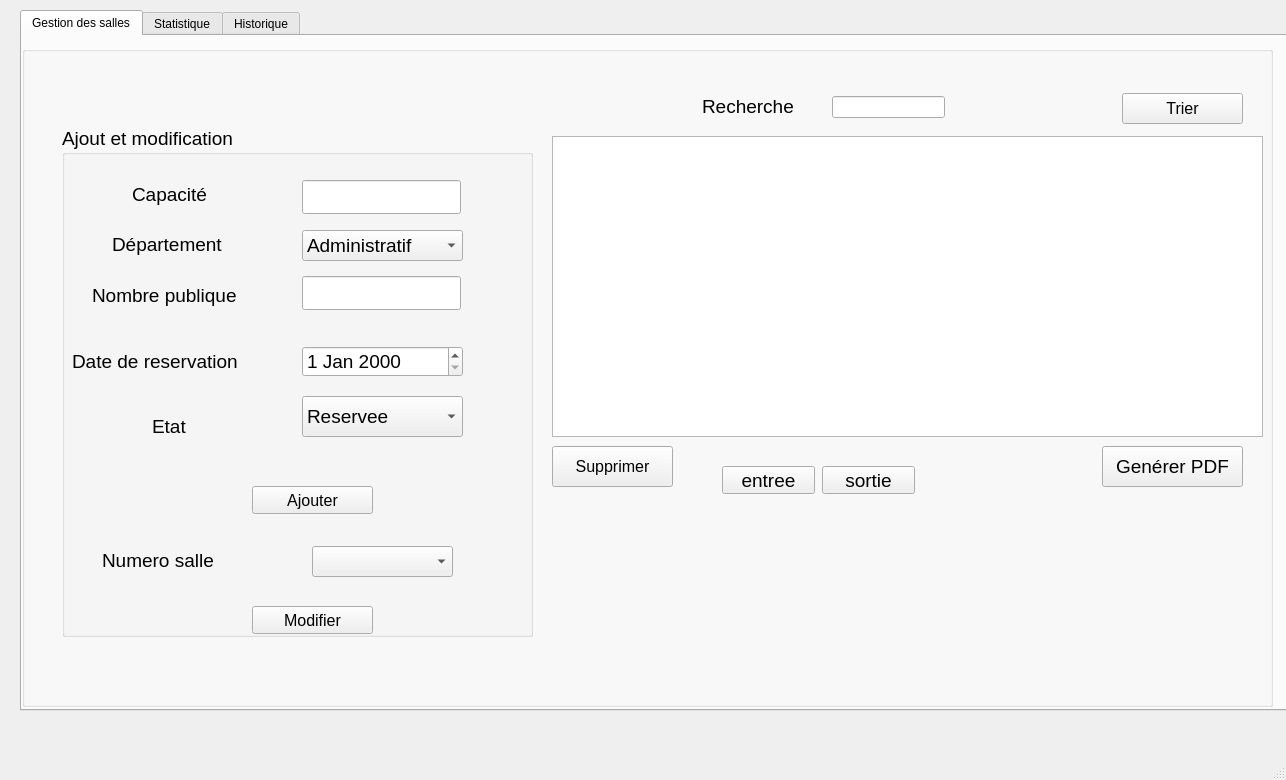
<?xml version="1.0" encoding="UTF-8"?>
<ui version="4.0">
 <class>MainWindow</class>
 <widget class="QMainWindow" name="MainWindow">
  <property name="geometry">
   <rect>
    <x>0</x>
    <y>0</y>
    <width>1286</width>
    <height>780</height>
   </rect>
  </property>
  <property name="windowTitle">
   <string>MainWindow</string>
  </property>
  <widget class="QWidget" name="centralwidget">
   <widget class="QTabWidget" name="tabWidget">
    <property name="geometry">
     <rect>
      <x>20</x>
      <y>10</y>
      <width>1271</width>
      <height>701</height>
     </rect>
    </property>
    <property name="currentIndex">
     <number>0</number>
    </property>
    <widget class="QWidget" name="tab">
     <attribute name="title">
      <string>Gestion des salles</string>
     </attribute>
     <widget class="QGroupBox" name="groupBox">
      <property name="geometry">
       <rect>
        <x>0</x>
        <y>10</y>
        <width>1251</width>
        <height>661</height>
       </rect>
      </property>
      <property name="font">
       <font>
        <pointsize>14</pointsize>
       </font>
      </property>
      <property name="title">
       <string/>
      </property>
      <widget class="QTableView" name="tableView_salle_ghatas">
       <property name="geometry">
        <rect>
         <x>530</x>
         <y>90</y>
         <width>711</width>
         <height>301</height>
        </rect>
       </property>
      </widget>
      <widget class="QPushButton" name="pushButton_supprimer_ghatas">
       <property name="geometry">
        <rect>
         <x>530</x>
         <y>400</y>
         <width>121</width>
         <height>41</height>
        </rect>
       </property>
       <property name="font">
        <font>
         <pointsize>12</pointsize>
        </font>
       </property>
       <property name="text">
        <string>Supprimer</string>
       </property>
      </widget>
      <widget class="QPushButton" name="pushButton_trier_ghatas">
       <property name="geometry">
        <rect>
         <x>1100</x>
         <y>47</y>
         <width>121</width>
         <height>31</height>
        </rect>
       </property>
       <property name="font">
        <font>
         <pointsize>12</pointsize>
        </font>
       </property>
       <property name="text">
        <string>Trier</string>
       </property>
      </widget>
      <widget class="QLineEdit" name="lineEdit_recherche_ghatas">
       <property name="geometry">
        <rect>
         <x>810</x>
         <y>50</y>
         <width>113</width>
         <height>22</height>
        </rect>
       </property>
      </widget>
      <widget class="QLabel" name="label_3">
       <property name="geometry">
        <rect>
         <x>680</x>
         <y>50</y>
         <width>121</width>
         <height>20</height>
        </rect>
       </property>
       <property name="text">
        <string>Recherche</string>
       </property>
      </widget>
      <widget class="QGroupBox" name="groupBox_3">
       <property name="geometry">
        <rect>
         <x>40</x>
         <y>80</y>
         <width>471</width>
         <height>511</height>
        </rect>
       </property>
       <property name="title">
        <string>Ajout et modification</string>
       </property>
       <widget class="QPushButton" name="pushButton_ajoute_ghatas">
        <property name="geometry">
         <rect>
          <x>190</x>
          <y>360</y>
          <width>121</width>
          <height>28</height>
         </rect>
        </property>
        <property name="font">
         <font>
          <pointsize>12</pointsize>
         </font>
        </property>
        <property name="text">
         <string>Ajouter</string>
        </property>
       </widget>
       <widget class="QPushButton" name="pushButton_modifier_ghatas">
        <property name="geometry">
         <rect>
          <x>190</x>
          <y>480</y>
          <width>121</width>
          <height>28</height>
         </rect>
        </property>
        <property name="font">
         <font>
          <pointsize>12</pointsize>
         </font>
        </property>
        <property name="text">
         <string>Modifier</string>
        </property>
       </widget>
       <widget class="QLineEdit" name="Line_Edit_capacite_ghatas">
        <property name="geometry">
         <rect>
          <x>240</x>
          <y>54</y>
          <width>159</width>
          <height>34</height>
         </rect>
        </property>
       </widget>
       <widget class="QLabel" name="label_4">
        <property name="geometry">
         <rect>
          <x>50</x>
          <y>104</y>
          <width>133</width>
          <height>28</height>
         </rect>
        </property>
        <property name="text">
         <string>Département</string>
        </property>
       </widget>
       <widget class="QLabel" name="label_5">
        <property name="geometry">
         <rect>
          <x>40</x>
          <y>420</y>
          <width>135</width>
          <height>28</height>
         </rect>
        </property>
        <property name="text">
         <string>Numero salle</string>
        </property>
       </widget>
       <widget class="QLabel" name="label">
        <property name="geometry">
         <rect>
          <x>70</x>
          <y>54</y>
          <width>87</width>
          <height>28</height>
         </rect>
        </property>
        <property name="text">
         <string>Capacité</string>
        </property>
       </widget>
       <widget class="QLabel" name="label_2">
        <property name="geometry">
         <rect>
          <x>30</x>
          <y>144</y>
          <width>181</width>
          <height>51</height>
         </rect>
        </property>
        <property name="text">
         <string>Nombre publique</string>
        </property>
       </widget>
       <widget class="QLineEdit" name="lineEdit_nbp_ghatas">
        <property name="geometry">
         <rect>
          <x>240</x>
          <y>150</y>
          <width>159</width>
          <height>34</height>
         </rect>
        </property>
       </widget>
       <widget class="QComboBox" name="comboBox_departement_ghatas">
        <property name="geometry">
         <rect>
          <x>240</x>
          <y>104</y>
          <width>161</width>
          <height>31</height>
         </rect>
        </property>
        <item>
         <property name="text">
          <string>Administratif</string>
         </property>
        </item>
        <item>
         <property name="text">
          <string>Judiciaire</string>
         </property>
        </item>
        <item>
         <property name="text">
          <string>Commercial</string>
         </property>
        </item>
       </widget>
       <widget class="QComboBox" name="ComboBox_numsallemodif_ghatas">
        <property name="geometry">
         <rect>
          <x>250</x>
          <y>420</y>
          <width>141</width>
          <height>31</height>
         </rect>
        </property>
       </widget>
       <widget class="QLabel" name="label_6">
        <property name="geometry">
         <rect>
          <x>10</x>
          <y>220</y>
          <width>211</width>
          <height>31</height>
         </rect>
        </property>
        <property name="text">
         <string>Date de reservation</string>
        </property>
       </widget>
       <widget class="QLabel" name="label_7">
        <property name="geometry">
         <rect>
          <x>90</x>
          <y>290</y>
          <width>81</width>
          <height>21</height>
         </rect>
        </property>
        <property name="text">
         <string>Etat </string>
        </property>
       </widget>
       <widget class="QDateEdit" name="dateEdit_res_ghatas">
        <property name="geometry">
         <rect>
          <x>240</x>
          <y>220</y>
          <width>161</width>
          <height>31</height>
         </rect>
        </property>
       </widget>
       <widget class="QComboBox" name="comboBox_etat_ghatas">
        <property name="geometry">
         <rect>
          <x>240</x>
          <y>270</y>
          <width>161</width>
          <height>41</height>
         </rect>
        </property>
        <item>
         <property name="text">
          <string>Reservee</string>
         </property>
        </item>
        <item>
         <property name="text">
          <string>Non reservee</string>
         </property>
        </item>
       </widget>
      </widget>
      <widget class="QPushButton" name="pushButton_pdf_ghatas">
       <property name="geometry">
        <rect>
         <x>1080</x>
         <y>400</y>
         <width>141</width>
         <height>41</height>
        </rect>
       </property>
       <property name="text">
        <string>Genérer PDF</string>
       </property>
      </widget>
      <widget class="QPushButton" name="pushButton_entree_ghatas">
       <property name="geometry">
        <rect>
         <x>700</x>
         <y>420</y>
         <width>93</width>
         <height>28</height>
        </rect>
       </property>
       <property name="text">
        <string>entree</string>
       </property>
      </widget>
      <widget class="QPushButton" name="pushButton_sortie_ghatas">
       <property name="geometry">
        <rect>
         <x>800</x>
         <y>420</y>
         <width>93</width>
         <height>28</height>
        </rect>
       </property>
       <property name="text">
        <string>sortie</string>
       </property>
      </widget>
     </widget>
    </widget>
    <widget class="QWidget" name="tab_2">
     <attribute name="title">
      <string>Statistique</string>
     </attribute>
     <widget class="QPushButton" name="pushButton_stat_ghatas">
      <property name="geometry">
       <rect>
        <x>50</x>
        <y>30</y>
        <width>93</width>
        <height>28</height>
       </rect>
      </property>
      <property name="text">
       <string>Génerer</string>
      </property>
     </widget>
    </widget>
    <widget class="QWidget" name="tab_3">
     <attribute name="title">
      <string>Historique</string>
     </attribute>
     <widget class="QTableView" name="tableView_historique_ghatas">
      <property name="geometry">
       <rect>
        <x>310</x>
        <y>130</y>
        <width>571</width>
        <height>421</height>
       </rect>
      </property>
      <property name="lineWidth">
       <number>1</number>
      </property>
      <property name="wordWrap">
       <bool>true</bool>
      </property>
      <attribute name="horizontalHeaderDefaultSectionSize">
       <number>300</number>
      </attribute>
     </widget>
    </widget>
   </widget>
  </widget>
  <widget class="QMenuBar" name="menubar">
   <property name="geometry">
    <rect>
     <x>0</x>
     <y>0</y>
     <width>1286</width>
     <height>26</height>
    </rect>
   </property>
  </widget>
  <widget class="QStatusBar" name="statusbar"/>
 </widget>
 <resources/>
 <connections/>
</ui>
